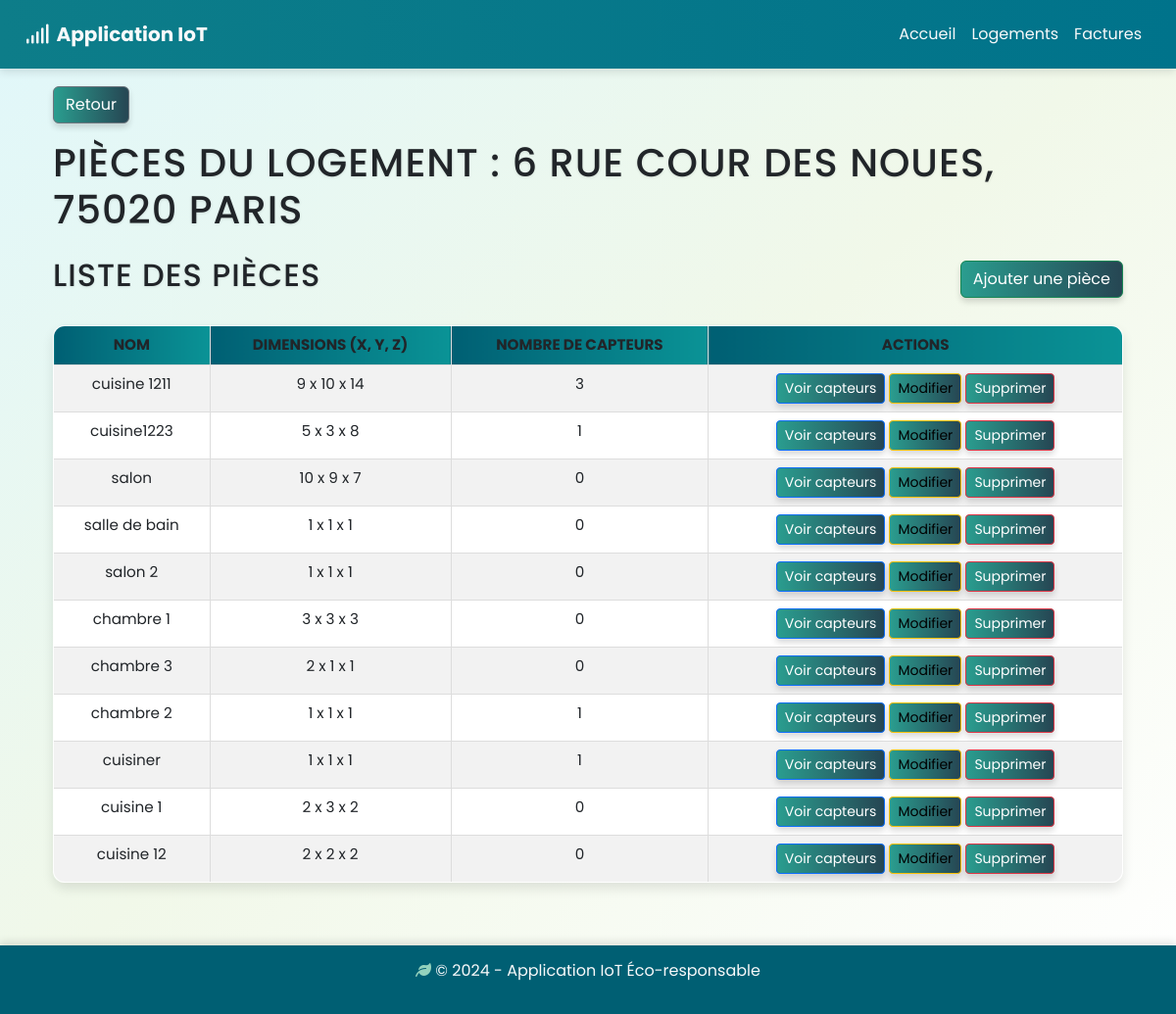
/logement/37, run on the app's committed database.
### tables this page shows
CREATE TABLE Logement (
    IDl INTEGER NOT NULL PRIMARY KEY AUTOINCREMENT,         -- ID unique de chaque logement, auto-incrémenté
    adresse TEXT,                                           -- Adresse complète du logement
    num_tel TEXT,                                           -- Numéro de téléphone associé au logement
    IP TEXT,                                                -- Adresse IP du serveur lié au logement
    date_crea TIMESTAMP DEFAULT CURRENT_TIMESTAMP           -- Date et heure de création automatique
);

CREATE TABLE Pieces (
    IDp INTEGER NOT NULL PRIMARY KEY AUTOINCREMENT,         -- ID unique de chaque pièce, auto-incrémenté
    nom TEXT,                                               -- je l'ai ajouté mais c'est pas nécessaire 
    x INTEGER,                                              -- Coordonnée x de la pièce dans une matrice 3D
    y INTEGER,                                              -- Coordonnée y de la pièce
    z INTEGER,                                              -- Coordonnée z de la pièce
    nbr_capt INTEGER,                                       -- Nombre maximal de capteurs dans la pièce
    IDl INTEGER,                                            -- Référence au logement auquel la pièce appartient
    FOREIGN KEY (IDl) REFERENCES Logement(IDl)              -- Clé étrangère vers Logement(IDl)
);

### app_rest.py (the view)
@app.route('/logement/<int:logement_id>')
def logement(logement_id):
    conn = get_db_connection()
    logement = conn.execute('SELECT * FROM Logement WHERE IDl = ?', (logement_id,)).fetchone()
    if not logement:
        conn.close()
        return render_template('error.html', message="Logement introuvable", title="Erreur"), 404
    pieces = conn.execute('SELECT * FROM Pieces WHERE IDl = ?', (logement_id,)).fetchall()
    conn.close()
    return render_template('piece.html', logement=logement, pieces=pieces, title='Pièces')

### app_rest.py (called while the page is built)
def get_db_connection():
    conn = sqlite3.connect(DATABASE_NAME)
    conn.row_factory = sqlite3.Row
    return conn

### templates/piece.html (shortened to what this page needs)
{% extends "base.html" %}
{% set previous_url = url_for('logements') %}
{% block content %}
<div class="container mt-4">
    <div class="mb-3">
        <a href="{{ previous_url }}" class="btn btn-secondary">Retour</a>
    </div>
    <h1>Pièces du logement : {{ logement['adresse'] }}</h1>
    <div class="d-flex justify-content-between align-items-center my-4">
        <h2>Liste des pièces</h2>
        <button type="button" class="btn btn-success" data-bs-toggle="modal" data-bs-target="#addPieceModal">
            Ajouter une pièce
        </button>
    </div>
    <table class="table table-striped">
        <thead>
            <tr>
                <th>Nom</th>
                <th>Dimensions (x, y, z)</th>
                <th>Nombre de capteurs</th>
                <th>Actions</th>
            </tr>
        </thead>
        <tbody>
            {% for piece in pieces %}
            <tr>
                <td>{{ piece['nom'] }}</td>
                <td>{{ piece['x'] }} x {{ piece['y'] }} x {{ piece['z'] }}</td>
                <td>{{ piece['nbr_capt'] }}</td>
                <td>
                    <a href="{{ url_for('capteurs', piece_id=piece['IDp']) }}" class="btn btn-primary btn-sm">Voir capteurs</a>
                    <button
                        class="btn btn-warning btn-sm"
                        data-bs-toggle="modal"
                        data-bs-target="#editPieceModal"
                        data-id="{{ piece['IDp'] }}"
                        data-nom="{{ piece['nom'] }}"
                        data-x="{{ piece['x'] }}"
                        data-y="{{ piece['y'] }}"
                        data-z="{{ piece['z'] }}">
                        Modifier
                    </button>
                    <form action="{{ url_for('supprimer_piece', id=piece['IDp']) }}" method="post" class="d-inline">
                        <button type="submit" class="btn btn-danger btn-sm">Supprimer</button>
                    </form>
                </td>
            </tr>
            {% endfor %}
        </tbody>
    </table>
</div>
{% endblock %}

### templates/base.html (shortened to what this page needs)
<!DOCTYPE html>
<html lang="fr">
<head>
    <link rel="stylesheet" href="/static/css/styles.css">
    <link href="https://cdn.jsdelivr.net/npm/bootstrap@5.3.0/dist/css/bootstrap.min.css" rel="stylesheet">
    <link rel="stylesheet" href="https://cdnjs.cloudflare.com/ajax/libs/font-awesome/6.0.0/css/all.min.css">
</head>
<body style="font-family: 'Poppins', sans-serif;">
    <nav class="navbar navbar-expand-lg fixed-top">
        <div class="container-fluid">
            <a class="navbar-brand d-flex align-items-center text-light" href="/">
                <i class="fas fa-signal me-2"></i>
                <span>Application IoT</span>
            </a>
            <div class="collapse navbar-collapse" id="navbarNav">
                <ul class="navbar-nav ms-auto">
                    <li class="nav-item"><a class="nav-link text-light" href="/">Accueil</a></li>
                    <li class="nav-item"><a class="nav-link text-light" href="/logement">Logements</a></li>
                    <li class="nav-item"><a class="nav-link text-light" href="/factures">Factures</a></li>
                </ul>
            </div>
        </div>
    </nav>
    <main class="container my-5 fade-in">
        {% block content %}{% endblock %}
    </main>
    <footer class="text-light text-center py-3" style="background: #005f73; box-shadow: 0px -4px 8px rgba(0, 0, 0, 0.1);">
        <div class="container">
            <p class="mb-0">
                <i class="fas fa-leaf" style="color: #94d2bd;"></i>
                © 2024 - Application IoT Éco-responsable
            </p>
        </div>
    </footer>
</body>
</html>

### static/css/styles.css (style rules this page uses)
body { font-family: 'Poppins', sans-serif; margin: 0; padding: 0; background: linear-gradient(to bottom right, #e0f7fa, #f1f8e9, #ffffff); color: #333; min-height: 100vh; display: flex; flex-direction: column; }
.container { flex: 1; }
h1, h2, h3 { color: #005f73; margin-bottom: 20px; text-transform: uppercase; font-weight: bold; text-shadow: 0 1px 3px rgba(0, 0, 0, 0.1); letter-spacing: 1px; animation: fadeIn 1s ease; }
button, .btn { background: linear-gradient(90deg, #2a9d8f, #264653); color: white; padding: 12px 20px; border: none; border-radius: 8px; font-weight: bold; cursor: pointer; box-shadow: 0 4px 6px rgba(0, 0, 0, 0.15); transition: all 0.3s ease; position: relative; overflow: hidden; }
footer { background: linear-gradient(90deg, #333, #555); color: white; text-align: center; height: 70px; line-height: 20px; width: 100%; padding: 15px; margin-top: auto; box-shadow: 0px -4px 8px rgba(0, 0, 0, 0.1); }
footer i { color: #82c495; }
table { width: 100%; border-collapse: separate; border-spacing: 0; margin-top: 20px; background: rgba(255, 255, 255, 0.9); box-shadow: 0 6px 12px rgba(0, 0, 0, 0.1); border-radius: 12px; overflow: hidden; border: 1px solid #ddd; }
table th, table td { padding: 15px; text-align: center; border: 1px solid #ddd; font-size: 0.95rem; position: relative; transition: all 0.3s ease; }
table th { background: linear-gradient(90deg, #005f73, #0a9396); color: white; text-transform: uppercase; font-weight: bold; }
table td { background: #f9f9f9; color: #333; }
table tr:nth-child(even) td { background: #ffffff; }
nav.fixed-top { position: fixed; top: 0; left: 0; width: 100%; background: linear-gradient(90deg, #0a9396, #005f73); box-shadow: 0px 4px 8px rgba(0, 0, 0, 0.1); z-index: 1000; height: 70px; padding: 0 15px; transition: background-color 0.3s ease, box-shadow 0.3s ease; }
.navbar-brand, .nav-link { color: white; text-decoration: none; font-weight: bold; font-size: 1rem; transition: color 0.3s ease, transform 0.2s ease; }

### data on the page
Logement: adresse "6 RUE COUR DES NOUES, 75020 PARIS"
Pieces: nom "cuisine 1211", x "9", y "10", z "14", nbr_capt "3"
Pieces: nom "cuisine1223", x "5", y "3", z "8", nbr_capt "1"
Pieces: nom "salon", x "10", y "9", z "7", nbr_capt "0"
Pieces: nom "salle de bain", x "1", y "1", z "1", nbr_capt "0"
Pieces: nom "salon 2", x "1", y "1", z "1", nbr_capt "0"
Pieces: nom "chambre 1", x "3", y "3", z "3", nbr_capt "0"
Pieces: nom "chambre 3", x "2", y "1", z "1", nbr_capt "0"
Pieces: nom "chambre 2", x "1", y "1", z "1", nbr_capt "1"
Pieces: nom "cuisiner", x "1", y "1", z "1", nbr_capt "1"
Pieces: nom "cuisine 1", x "2", y "3", z "2", nbr_capt "0"
Pieces: nom "cuisine 12", x "2", y "2", z "2", nbr_capt "0"
